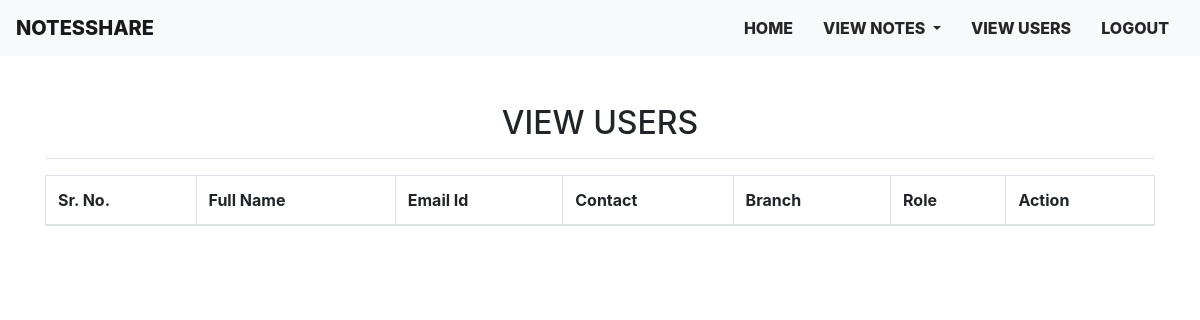
Before: /view_users (signed in) with the older database file.
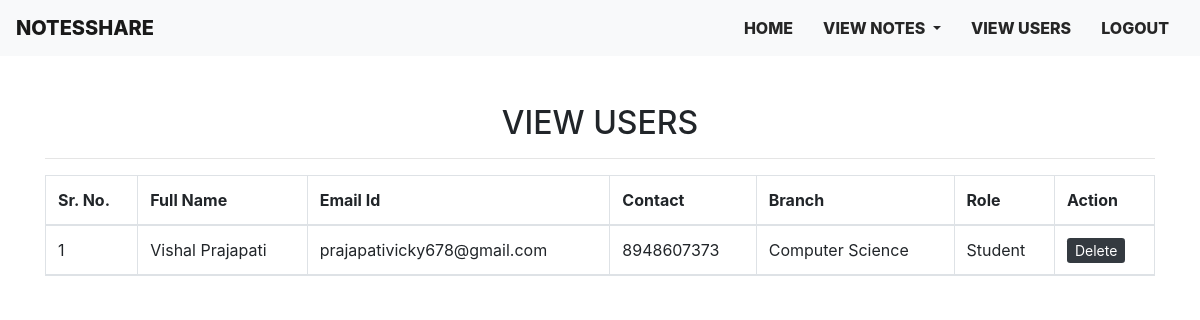
After: the same page with the newer database file.
### notes/models.py (models this page shows, shortened)
class Signup(models.Model):
    user =models.ForeignKey(User,on_delete=models.CASCADE)
    contact = models.CharField(max_length=10,null=True)
    branch = models.CharField(max_length=30)
    role = models.CharField(max_length=15)

### notes/views.py (the view)
# urls.py: path('view_users',views.view_users,name="view_users"),
def view_users(request):
    if not request.user.is_authenticated:
        return redirect('login_admin')
    users = Signup.objects.all()
    d = {'users':users}
    return render(request,'view_users.html',d)

### templates/view_users.html (shortened to what this page needs)
{% extends 'admin_nav.html' %}
{% block body %}
<div class="container mt-5">
    <h2 class="text-center">VIEW USERS</h2>
   <hr>
<div class="table-responsive">
   <table id="example" class="table table-striped table-bordered" >
    <thead>
        <tr>
            <th>Sr. No.</th>
            <th>Full Name</th>
            <th>Email Id</th>
            <th>Contact</th>
            <th>Branch</th>
            <th>Role</th>
            <th>Action</th>
        </tr>
       {% for i in users %}
       <tr>
           <td>{{forloop.counter}}</td>
           <td style="text-transform:capitalize">{{i.user.first_name}} {{i.user.last_name}}</td>
           <td>{{i.user.username}}</td>
           <td>{{i.contact}}</td>
           <td>{{i.branch}}</td>
           <td>{{i.role}}</td>
           <td><a href="{% url 'delete_users' i.user.id %}" class="btn-sm btn-dark" style="text-decoration: none;" onclick="return confirm('Are you sure?')">Delete</a></td>
       </tr>
       {% endfor %}
    </thead>
   </table>
</div>
</div>
{% endblock body %}

Changed rows visible on the page:
added Signup: user.first_name "Vishal", user.last_name "Prajapati", user.username "prajapativicky678@gmail.com", contact "8948607373", branch "Computer Science", role "Student"
